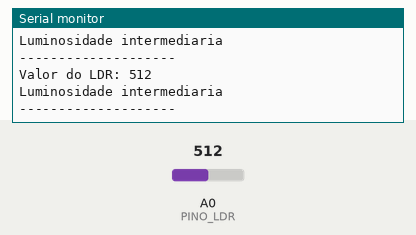
A sketch run on a simulated Arduino Uno, built with avr-gcc and run on an emulated ATmega328P. On the bench: the last lines printed to the serial monitor. The test bench sets the inputs (shaded band); at power-on: A0 (PINO_LDR) = 512.

Above: at 3.4 s.
3.5 s: A0 (PINO_LDR) set to 690
At 3.9 s:
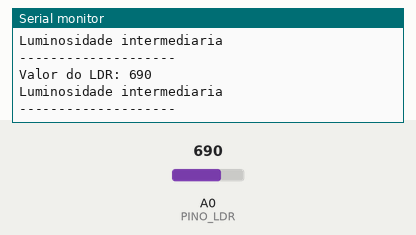
6.5 s: A0 (PINO_LDR) set to 716
At 6.92 s:
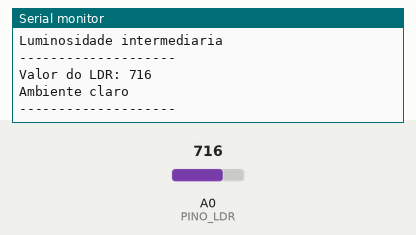
Timing chart, 0 to 9.5 s (numbered marks = the images above; inputs shaded):
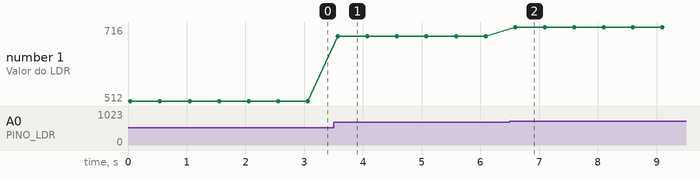

The sketch:

Teste-LDR-ArduinoUno.ino
```cpp
#define PINO_LDR A0

void setup() {
  Serial.begin(9600);

  Serial.println("Teste do sensor de luminosidade LDR");
}

void loop() {
  int luminosidade = analogRead(PINO_LDR);

  Serial.print("Valor do LDR: ");
  Serial.println(luminosidade);

  if (luminosidade < 300) {
    Serial.println("Ambiente escuro");
  }
  else if (luminosidade < 700) {
    Serial.println("Luminosidade intermediaria");
  }
  else {
    Serial.println("Ambiente claro");
  }

  Serial.println("--------------------");

  delay(500);
}
```

Measured:
- after the input at 3.5 s, the serial monitor: prints a new line after 0.07 s (image 1)
- after the input at 6.5 s, the serial monitor: prints a new line after 0.09 s (image 2)
- plotted number 1: 512 → 690 after the input at 3.5 s, 690 → 716 after the input at 6.5 s
